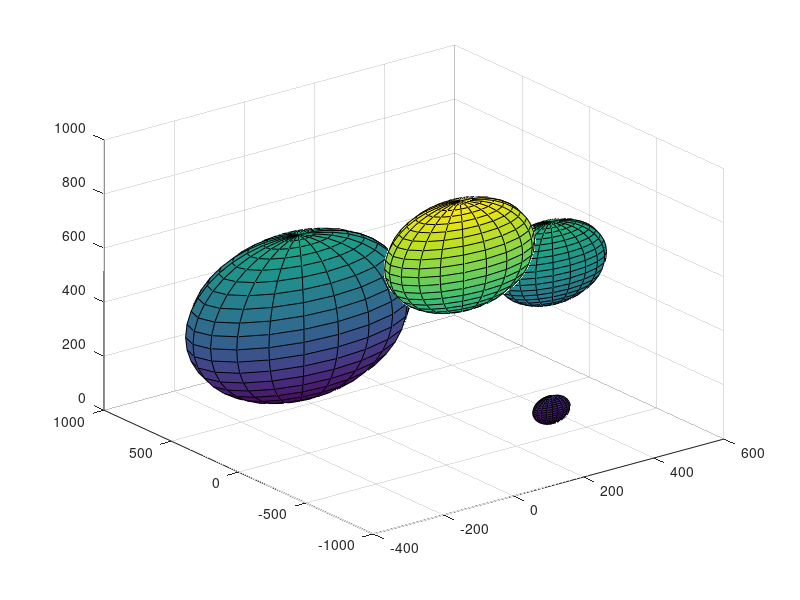

Source code (MATLAB): (Note: this script raises an error after producing the figure.)
% visualize_traj_and_para.m
% Descrption: Visualize the final trajectory, show some parameters(q qd qdd) of all joints.
% Output: 1) 'robo_movie_only_traj.mp4' 
        % 2) fig showing q & qd & qdd of all joints

[X,Y,Z] = sphere;
r = [200 150 300 50];    % Radius
O = [0 -600 800; 450 -100 500; 0 600 300; 300 -500 100];     % Origin
X1 = X * r(1);  Y1 = Y * r(1);  Z1 = Z * r(1);
X2 = X * r(2);  Y2 = Y * r(2);  Z2 = Z * r(2);
X3 = X * r(3);  Y3 = Y * r(3);  Z3 = Z * r(3);
X4 = X * r(4);  Y4 = Y * r(4);  Z4 = Z * r(4);
surf(X1+O(1,1),Y1+O(1,2),Z1+O(1,3));
hold on;
surf(X2+O(2,1),Y2+O(2,2),Z2+O(2,3));
hold on;
surf(X3+O(3,1),Y3+O(3,2),Z3+O(3,3));
hold on;
surf(X4+O(4,1),Y4+O(4,2),Z4+O(4,3));
hold on;

%% Create the robot model

DH.d = [120.15 144.15 -142.64 113.5 113.5 107];   % d_i
DH.a = [0 350 294.5 0 0 0];                       % a_i
DH.alpha = [pi/2 0 0 -pi/2 pi/2 0];               % alpha_i
DH.offset = [0 pi/2 0 -pi/2 0 0];

L(1) = Link('revolute', 'd', DH.d(1), 'a', DH.a(1), 'alpha', DH.alpha(1));
L(2) = Link('revolute', 'd', DH.d(2), 'a', DH.a(2), 'alpha', DH.alpha(2));
L(3) = Link('revolute', 'd', DH.d(3), 'a', DH.a(3), 'alpha', DH.alpha(3));
L(4) = Link('revolute', 'd', DH.d(4), 'a', DH.a(4), 'alpha', DH.alpha(4));
L(5) = Link('revolute', 'd', DH.d(5), 'a', DH.a(5), 'alpha', DH.alpha(5));
L(6) = Link('revolute', 'd', DH.d(6), 'a', DH.a(6), 'alpha', DH.alpha(6));
robot = SerialLink(L, 'name', 'robot');

degree=pi/180;
L(1).qlim =[-360*degree, 360*degree];
L(2).qlim =[-85*degree, 265*degree];    % if with offset: [-175*degree, 175*degree]
L(3).qlim =[-175*degree, 175*degree];
L(4).qlim =[-85*degree, 265*degree];    % if with offset: [-175*degree, 175*degree]
L(5).qlim =[-360*degree, 360*degree];
L(6).qlim =[-360*degree, 360*degree]; 

T_C1 = [1 1 1];     % 'tile1color', C	 Color of even tiles [r g b] (default [0.5 1 0.5] light green)
T_C2 = [1 1 1];  % 'tile2color', C	 Color of odd tiles [r g b] (default [1 1 1] white)
robot.plot(DH.offset,'tile1color', T_C1,'tile2color', T_C2);
hold on;


%% Optimal Path
data = readmatrix('RRT.xlsx');
node = 772; % from the final step
optimal_path = data(node,1:6);
for j = 1:200
    node = data(node,8);
    optimal_path = cat(1,data(node,1:6),optimal_path);
    if node == 1
        break;
    end
end

%% Show only the trajectory 

[q_all,qd_all,qdd_all] = jtraj(optimal_path(1,:), optimal_path(2,:), 5,[0 0 0 0 0 0],(optimal_path(2,:)-optimal_path(1,:))/2);
for n = 3:(size(optimal_path,1)-1)
    qd_mean_1 = (optimal_path(n,:)-optimal_path(n-2,:))/2; 
    qd_mean_2 = (optimal_path(n+1,:)-optimal_path(n-1,:))/2;
    [q,qd,qdd] = jtraj(optimal_path(n-1,:), optimal_path(n,:),5,qd_mean_1,qd_mean_2);
    q_all = cat(1,q_all,q(2:5,:));
    qd_all = cat(1,qd_all,qd(2:5,:));
    qdd_all = cat(1,qdd_all,qdd(2:5,:));
end
[qf,qdf,qddf] = jtraj(optimal_path(size(optimal_path,1)-1,:), optimal_path(size(optimal_path,1),:),...
    15,(optimal_path(size(optimal_path,1),:)-optimal_path(size(optimal_path,1)-2,:))/2,[0 0 0 0 0 0]);   % 对于结束点，终止速度为0
q_all = cat(1,q_all,qf(2:15,:));
qd_all = cat(1,qd_all,qdf(2:15,:));
qdd_all = cat(1,qdd_all,qddf(2:15,:));
robot.plot(q_all,'trail', 'r--', 'movie', 'robo_movie_only_traj.mp4');


%% Showing the variation of some parameters during trajectory
% theta 1
q_theta1 = q_all(:,1);
qd_theta1 = qd_all(:,1);
qdd_theta1 = qdd_all(:,1);
% theta 2
q_theta2 = q_all(:,2);
qd_theta2 = qd_all(:,2);
qdd_theta2 = qdd_all(:,2);
% theta 3
q_theta3 = q_all(:,3);
qd_theta3 = qd_all(:,3);
qdd_theta3 = qdd_all(:,3);
% theta 4
q_theta4 = q_all(:,4);
qd_theta4 = qd_all(:,4);
qdd_theta4 = qdd_all(:,4);
% theta 5
q_theta5 = q_all(:,5);
qd_theta5 = qd_all(:,5);
qdd_theta5 = qdd_all(:,5);
% theta 6
q_theta6 = q_all(:,6);
qd_theta6 = qd_all(:,6);
qdd_theta6 = qdd_all(:,6);

figure(2)
% theta1
subplot(6,3,1);
plot(q_theta1,'linewidth',1.5,'Color',[0.53 0.15 0.34]);
legend('q:theta 1');
subplot(6,3,2);
plot(qd_theta1,'linewidth',1.5,'Color',[0.53 0.15 0.34]);
legend('qd:theta 1');
subplot(6,3,3);
plot(qdd_theta1,'linewidth',1.5,'Color',[0.53 0.15 0.34]);
legend('qdd:theta 1');
% theta2
subplot(6,3,4);
plot(q_theta2,'linewidth',1.5,'Color',[0.89 0.81 0.34]);
legend('q:theta 2');
subplot(6,3,5);
plot(qd_theta2,'linewidth',1.5,'Color',[0.89 0.81 0.34]);
legend('qd:theta 2');
subplot(6,3,6);
plot(qdd_theta2,'linewidth',1.5,'Color',[0.89 0.81 0.34]);
legend('qdd:theta 2');
% theta3
subplot(6,3,7);
plot(q_theta3,'linewidth',1.5,'Color',[0.74 0.56 0.56]);
legend('q:theta 3');
subplot(6,3,8);
plot(qd_theta3,'linewidth',1.5,'Color',[0.74 0.56 0.56]);
legend('qd:theta 3');
subplot(6,3,9);
plot(qdd_theta3,'linewidth',1.5,'Color',[0.74 0.56 0.56]);
legend('qdd:theta 3');
% theta4
subplot(6,3,10);
plot(q_theta4,'linewidth',1.5,'Color',[0.24 0.35 0.67]);
legend('q:theta 4');
subplot(6,3,11);
plot(qd_theta4,'linewidth',1.5,'Color',[0.24 0.35 0.67]);
legend('qd:theta 4');
subplot(6,3,12);
plot(qdd_theta4,'linewidth',1.5,'Color',[0.24 0.35 0.67]);
legend('qdd:theta 4');
% theta5
subplot(6,3,13);
plot(q_theta5,'linewidth',1.5,'Color',[0.01 0.66 0.64]);
legend('q:theta 5');
subplot(6,3,14);
plot(qd_theta5,'linewidth',1.5,'Color',[0.01 0.66 0.64]);
legend('qd:theta 5');
subplot(6,3,15);
plot(qdd_theta5,'linewidth',1.5,'Color',[0.01 0.66 0.64]);
legend('qdd:theta 5');
% theta6
subplot(6,3,16);
plot(q_theta6,'linewidth',1.5,'Color',[0.22 0.37 0.06]);
legend('q:theta 6');
subplot(6,3,17);
plot(qd_theta6,'linewidth',1.5,'Color',[0.22 0.37 0.06]);
legend('qd:theta 6');
subplot(6,3,18);
plot(qdd_theta6,'linewidth',1.5,'Color',[0.22 0.37 0.06]);
legend('qdd:theta 6');
